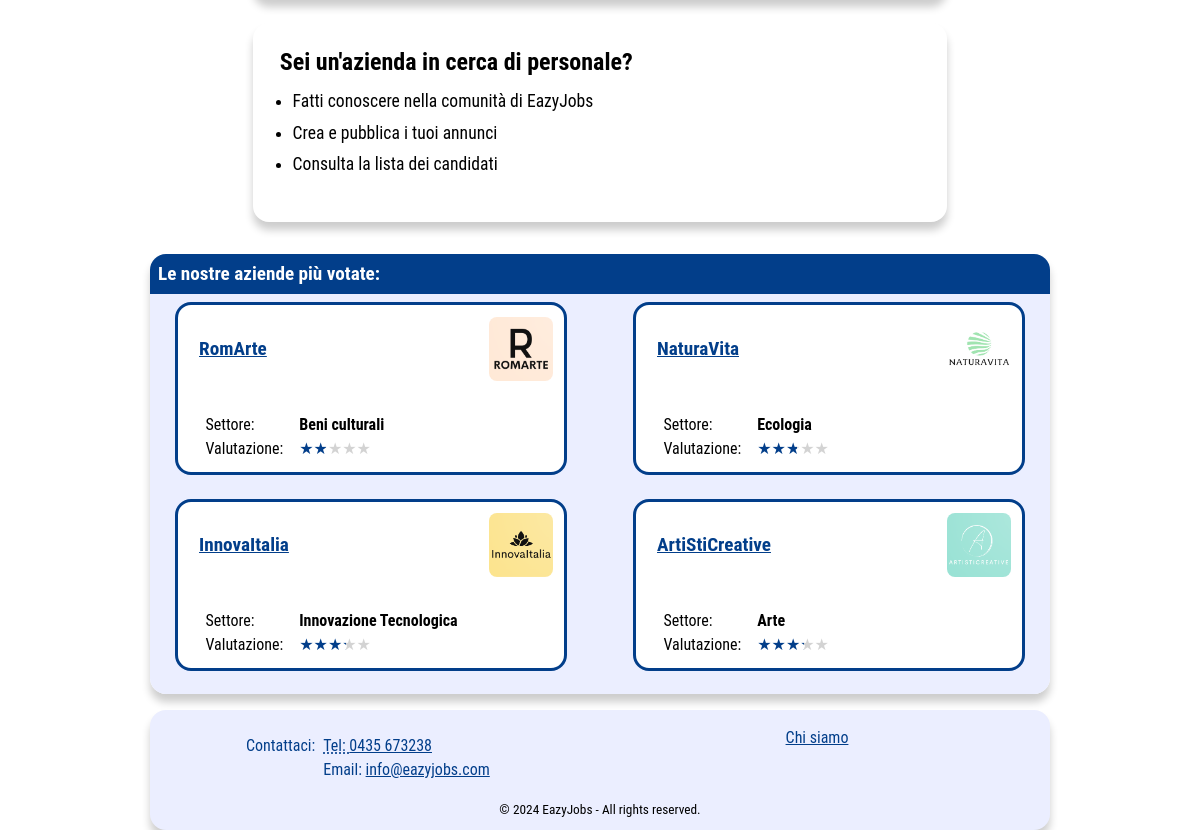
Page /EazyJobs/Home.php (lower part) on the earlier database version.
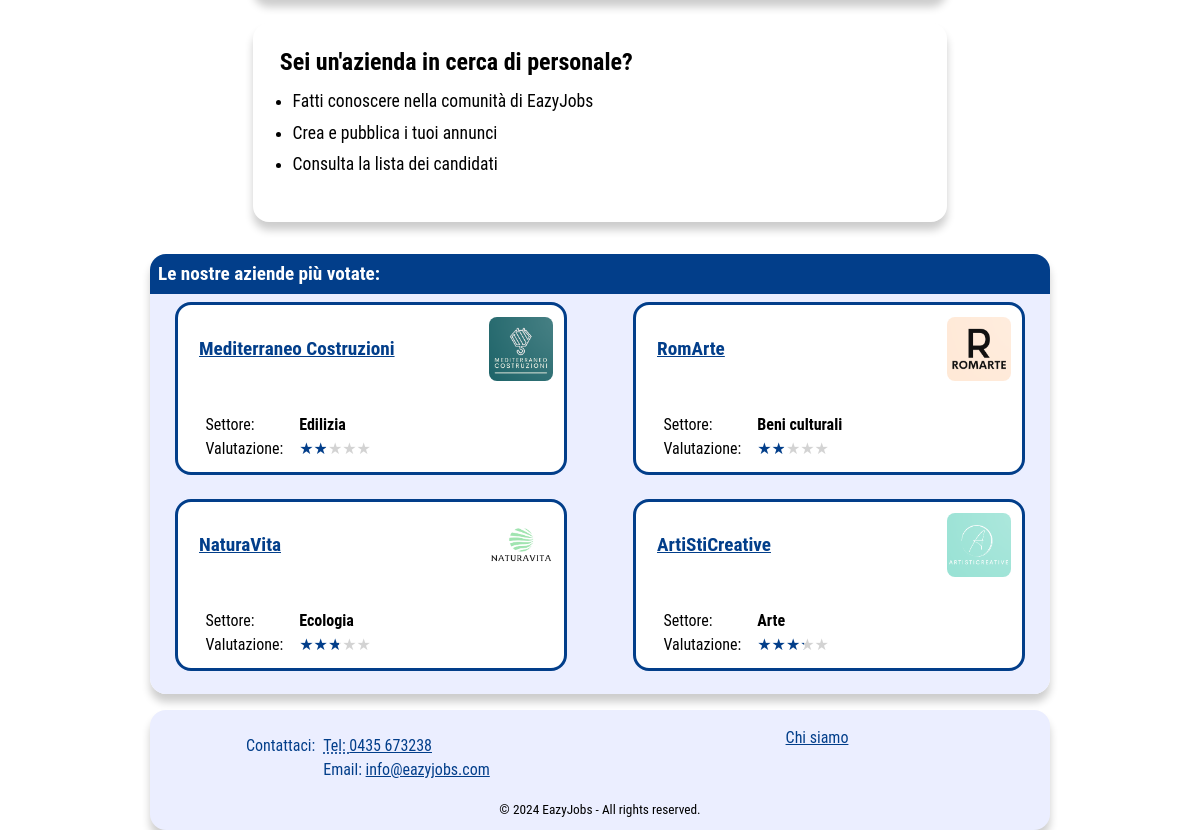
Same page on the later database version.
### tables this page shows
CREATE TABLE IF NOT EXISTS aziende
(
    id int NOT NULL AUTO_INCREMENT,
    email character varying(60) NOT NULL,
    password character varying(100) NOT NULL,
	nome character varying(60) NOT NULL,
	sito character varying(50) NOT NULL,
	fondazione integer NOT NULL,
	dipendenti integer NOT NULL,
	fatturato integer NOT NULL,
	sede character varying(60) NOT NULL,
	settore character varying(60) NOT NULL,
	`desc` character varying (500) NOT NULL,
    logo_path character varying(90),
    PRIMARY KEY (id)
);

### EazyJobs/models/azienda.php (called while the page is built, shortened)
<?php
  class Azienda {
    private $conn;
    public function __construct($db) {
      $this->conn = $db;
    }
    public function getAll_byVote() {
      $query = 'SELECT aziende.id, aziende.nome, aziende.settore, AVG(valutazioni.voto) AS media
      FROM aziende
      INNER JOIN valutazioni ON aziende.id = valutazioni.aziende_id
      GROUP BY aziende.id, aziende.nome, aziende.settore
      ORDER BY media ASC';
      $stmt = $this->conn->prepare($query);
      $stmt->execute();
      return $stmt;
    }
}

### EazyJobs/models/annuncio.php (called while the page is built, shortened)
<?php
class Annuncio
{
  private $conn;
  public function __construct($db)
  {
    $this->conn = $db;
  }
  public function getAll()
  {
    $query = 'SELECT annunci.id, azienda_id, titolo, email, desc_completa, desc_breve, data_pub, nome, locazione, annunci.settore, remoto, presenza, contratto, livello_istruzione, esperienza, stipendio FROM annunci INNER JOIN aziende ON azienda_id = aziende.id ORDER BY annunci.id DESC';
    $stmt = $this->conn->prepare($query);
    $stmt->execute();
    return $stmt;
  }
}

### EazyJobs/Home.php (the view, shortened to what this page needs)
<?php
  include_once './models/azienda.php';
  include_once './models/annuncio.php';
  $database = new Database();
  $db = $database->connect();
  $aziende = new Azienda($db);
  $result = $aziende->getAll_byVote();
  $num = $result->rowCount();
  if($num > 0) {
        $str_aziende = "";
        while($row = $result->fetch(PDO::FETCH_ASSOC)) {
          extract($row);
          $abbreviatedMedia = number_format($media, 0);
          $str_aziende .=
          "<li id='aziende-" . $id . "'>\n" .
          "<div class='header-aziende'>\n" .
          "<h3><a href='Aziende.php?id=" . $id . "' aria-label=\"Scopri l'azienda " . $nome . "\">" . $nome . "</a></h3>\n" .
          "<img src='./assets/logos/". $id ."_logo.png' alt='Logo azienda " . $nome ."'>\n" .
          "</div>\n" .
          "<div class='azienda-grid'>\n" .
          "<h4>Settore:</h4> <p>" . $settore . "</p>\n" .
          "<h4>Valutazione:</h4>\n" .
          "<div class='valutazione-container'>\n" .
              "<span class='nascosto'>" . $abbreviatedMedia . " su 5</span>\n" .
              "<div class='valutazione-media' aria-hidden='true' data-rating='" . $media . "'></div>\n" .
          "</div>\n" .
          "</li>" . "\n";
        }
  } else {
        echo json_encode(
          array('message' => 'Nessuna azienda trovata')
        );
  }
  $annunci = new Annuncio($db);
  $result = $annunci->getAll();
  $num = $result->rowCount();
  if($num > 0) {
        $str_professione = "";
        $str_locazione = "";
        $duplicate = array();
        while($row = $result->fetch(PDO::FETCH_ASSOC)) {
          extract($row);
          if(!in_array($titolo, $duplicate)){
            array_push($duplicate, $titolo);
            $str_professione .= "<option value='" . $titolo . "'> \n";
          }
          if(!in_array($locazione, $duplicate)){
            array_push($duplicate, $locazione);
            $str_locazione .= "<option value='" . $locazione . "'> \n";
          }
        }
  } else {
        echo json_encode(
          array('message' => 'Nessuna azienda trovata')
        );
  }
  $nomefile = "./templates/Home.html";
  $contenuto = file_get_contents($nomefile);
  if (isset($_SESSION['user_id'])) {
    $contenuto = str_replace("php-placeholder", "User.php", $contenuto);
    $contenuto = str_replace("link-placeholder", "Area personale", $contenuto);
  } else if (isset($_SESSION['admin_id'])) {
      $contenuto = str_replace("php-placeholder", "Admin.php", $contenuto);
      $contenuto = str_replace("link-placeholder", "Area personale", $contenuto);
  } else {
      $contenuto = str_replace("php-placeholder", "Accedi.php", $contenuto);
      $contenuto = str_replace("link-placeholder", "Accedi", $contenuto);
  }
  $contenuto = str_replace("", $str_professione, $contenuto);
  $contenuto = str_replace("", $str_locazione, $contenuto);
  $contenuto = str_replace("", $str_aziende, $contenuto);
  echo $contenuto;

Differences in the rows shown:
no longer on this page (row edited): aziende: nome "InnovaItalia", shows a picture, settore "Innovazione Tecnologica"
now on this page (row unchanged): aziende: nome "Mediterraneo Costruzioni", shows a picture, settore "Edilizia"
